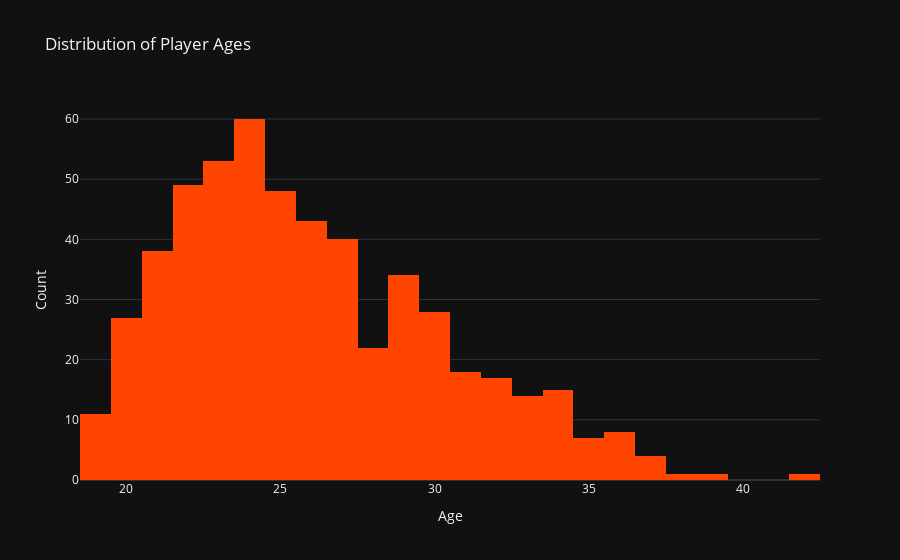

The code cell stored with this chart in its notebook:
### Code cell
fig_age_histogram = go.Figure()

fig_age_histogram.add_trace(go.Histogram(x=df["Age"], marker_color="orangered"))

fig_age_histogram.update_layout(
    title="Distribution of Player Ages",
    xaxis_title="Age",
    yaxis_title="Count",
    template="plotly_dark",
)

fig_age_histogram.show()

### Figure 1 — Plotly figure (JSON) as saved in the notebook; plotly's stock layout.template omitted (floating-point values rounded to 4 significant figures; data arrays with more than 128 entries replaced by an {"elided": "..."} marker saying what was removed)
{"data": [{"marker": {"color": "orangered"}, "type": "histogram", "x": {"elided": "539 int values"}}], "layout": {"title": {"text": "Distribution of Player Ages"}, "xaxis": {"title": {"text": "Age"}}, "yaxis": {"title": {"text": "Count"}}}}
